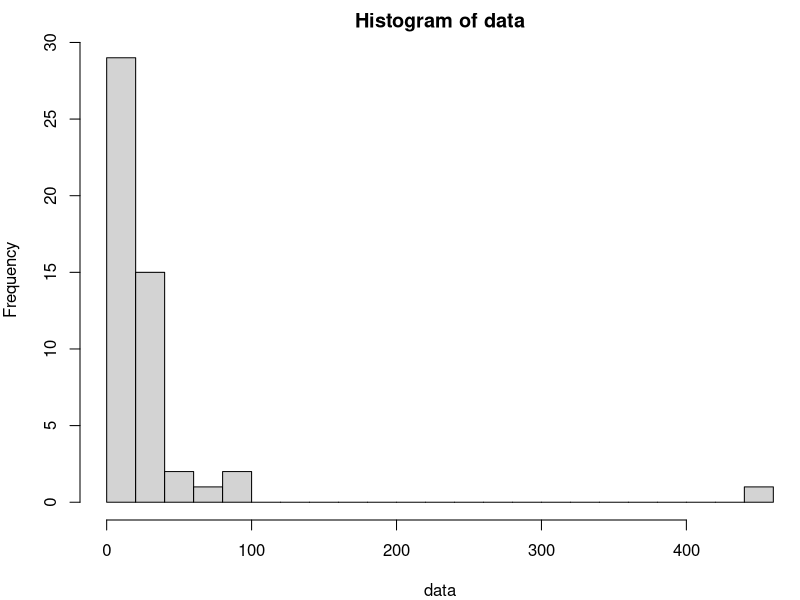
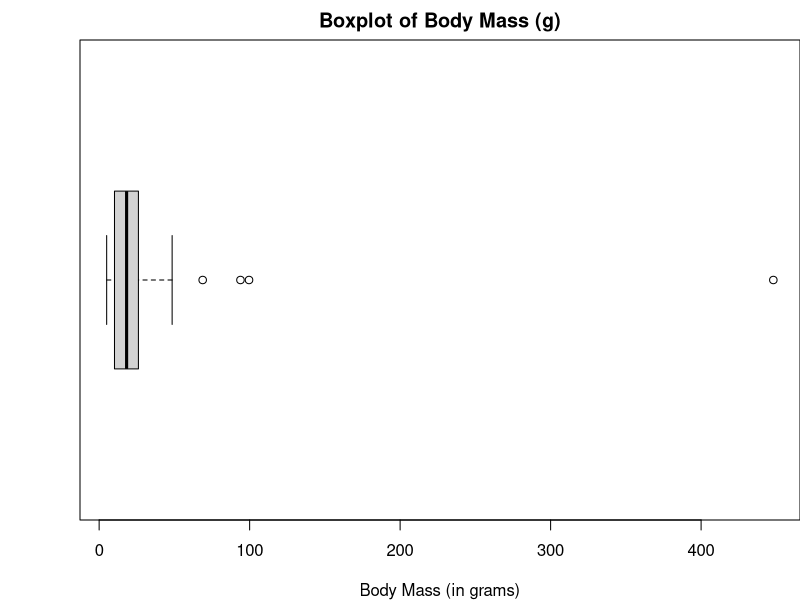
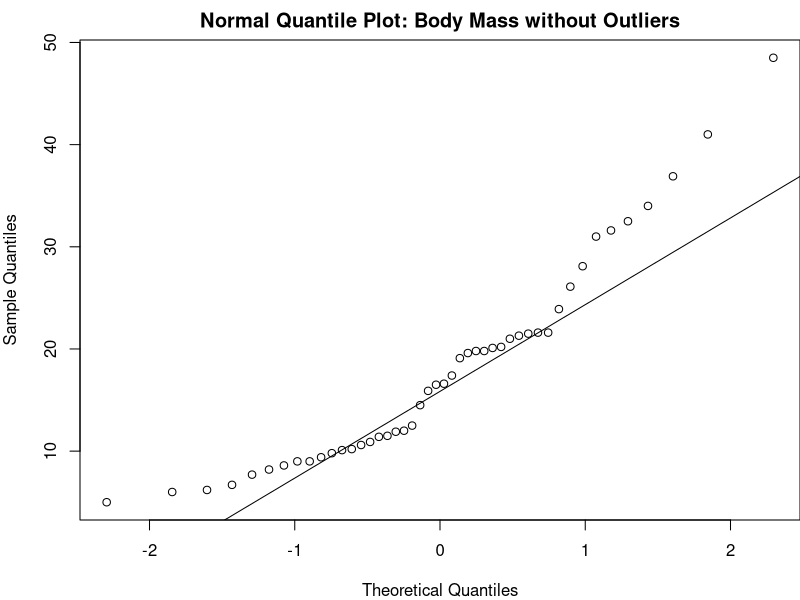
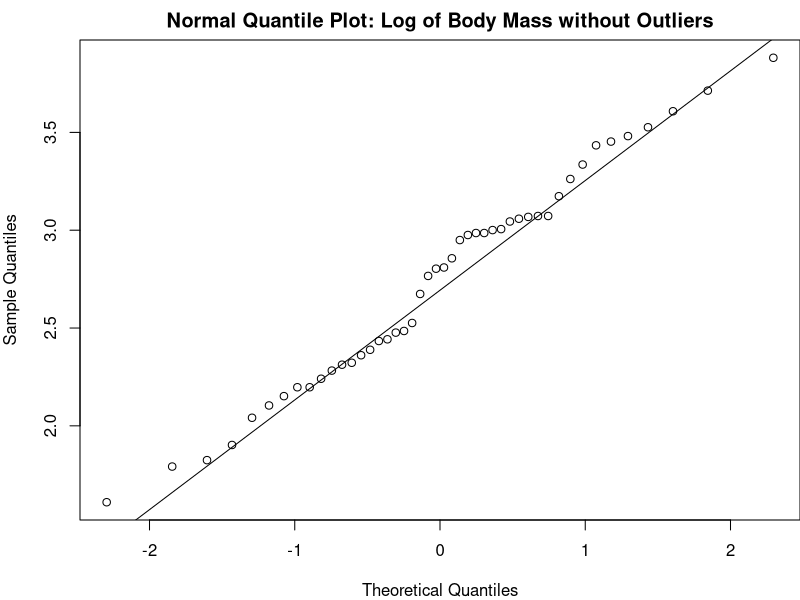

Write the R code that produced these figures, in order.
## ---- chunk 1
## 1
# (a)
n <- 6; p <- 0.6

## (b)
1 - pbinom(q = 2, size = n, prob = p)

## (c)
(mu <- n*p)
(var <- n*p*(1-p))

## (d)
1 - pnorm(q = 3, mean = mu, sd = sqrt(var))

## (e)
n <- 60
(mu <- n*p)
(var <- n*p*(1-p))
1 - pbinom(q = 29, size = n, prob = p)
1 - pnorm(q = 30, mean = mu, sd = sqrt(var))

## (f)
# When n = 60

## (g)
1 - pnorm(q = 29.5, mean = mu, sd = sqrt(var))
## ---- chunk 2
data <- read.csv("./exam1data.csv")
data <- data$bodymass
par(mar = c(4, 4, 2, 0))
## (a)
hist(data, breaks = 30)

## (b)
boxplot(data, horizontal = TRUE, xlab = "Body Mass (in grams)", 
        main = "Boxplot of Body Mass (g)")

(outliers <- sort(data, decreasing = TRUE)[1:4])

## (c)
quantile(data, probs = c(0.3, 0.6, 0.9))
mean(data)
sd(data)
## right-skewed. Median is better

## (d)
data_remove <- data[-which(data %in% outliers)]
qqnorm(data_remove, main = "Normal Quantile Plot: Body Mass without Outliers")
qqline(data_remove)
## not normal. still right-skewed

## (e)
qqnorm(log(data_remove), 
       main = "Normal Quantile Plot: Log of Body Mass without Outliers")
qqline(log(data_remove))
## look more like normal after log transformation
